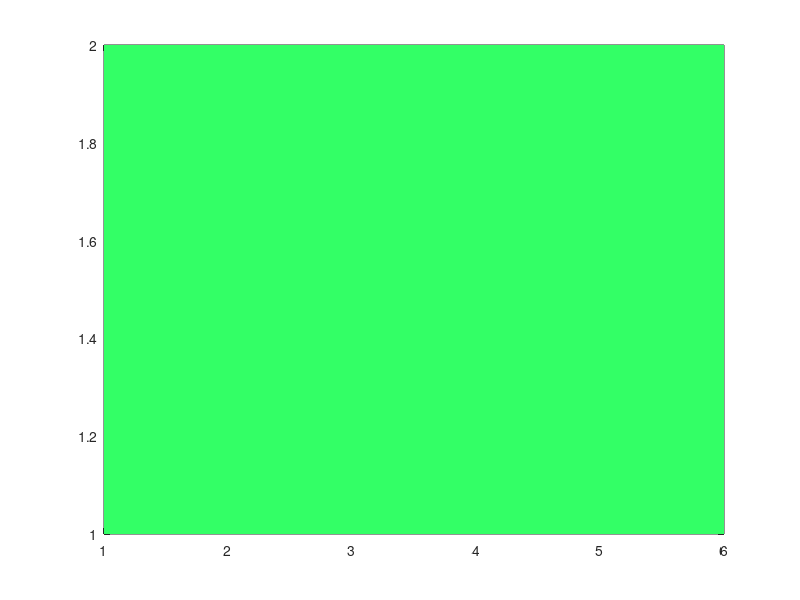

Source code (MATLAB):
% Jacob Krol
% Locates "non-collatz" numbers by finding amount of odd steps in each
% value's collatz sequence.

max = input('Maximum Value:');
steps = zeros(4,max+1);
for i = 1:max
    Tsteps = 1;
    Osteps = 1;
    moving = i;
    while(moving>1)
        if(mod(moving,2)==0)
            moving = moving / 2;
        else
            moving = 3 * moving + 1;
            Osteps = Osteps + 1;
        end
        Tsteps = Tsteps + 1;
    end
    steps(1,i) = Tsteps;
    steps(2,i) = Osteps;
    if(Osteps > i)
        steps(3,i) = 1;
    end
end


mycolor = zeros(2,3);
mycolor(1,:) = [1 1 1];
mycolor(2,:) = [0.2 1 0.4];
colormap (mycolor)
pcolor(steps([3 4],:))
shading flat